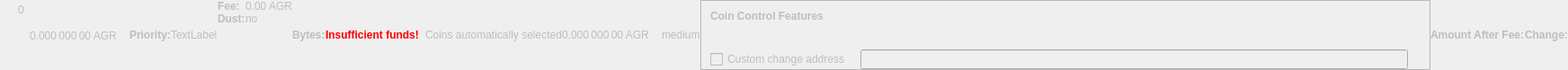
    <widget class="QWidget" name="dummyHideWidget" native="true">
     <property name="enabled">
      <bool>false</bool>
     </property>
     <property name="maximumSize">
      <size>
       <width>100</width>
       <height>22</height>
      </size>
     </property>
     <layout class="QHBoxLayout" name="dummyHideLayout">
      <property name="spacing">
       <number>0</number>
      </property>
      <property name="margin">
       <number>0</number>
      </property>
      <item>
       <layout class="QFormLayout" name="formLayoutCoinControl1">
        <property name="horizontalSpacing">
         <number>10</number>
        </property>
        <property name="verticalSpacing">
         <number>14</number>
        </property>
        <property name="leftMargin">
         <number>10</number>
        </property>
        <property name="topMargin">
         <number>4</number>
        </property>
        <property name="rightMargin">
         <number>6</number>
        </property>
        <item row="0" column="1">
         <widget class="QLabel" name="labelCoinControlBytes">
          <property name="cursor">
           <cursorShape>IBeamCursor</cursorShape>
          </property>
          <property name="contextMenuPolicy">
           <enum>Qt::ActionsContextMenu</enum>
          </property>
          <property name="text">
           <string notr="true">0</string>
          </property>
          <property name="textInteractionFlags">
           <set>Qt::LinksAccessibleByMouse|Qt::TextSelectableByKeyboard|Qt::TextSelectableByMouse</set>
          </property>
         </widget>
        </item>
       </layout>
      </item>
      <item>
       <widget class="QLabel" name="labelCoinControlAfterFee">
        <property name="enabled">
         <bool>false</bool>
        </property>
        <property name="sizePolicy">
         <sizepolicy hsizetype="Fixed" vsizetype="Fixed">
          <horstretch>0</horstretch>
          <verstretch>0</verstretch>
         </sizepolicy>
        </property>
        <property name="minimumSize">
         <size>
          <width>111</width>
          <height>12</height>
         </size>
        </property>
        <property name="maximumSize">
         <size>
          <width>111</width>
          <height>12</height>
         </size>
        </property>
        <property name="cursor">
         <cursorShape>IBeamCursor</cursorShape>
        </property>
        <property name="contextMenuPolicy">
         <enum>Qt::ActionsContextMenu</enum>
        </property>
        <property name="text">
         <string notr="true">0.000 000 00 AGR</string>
        </property>
        <property name="textInteractionFlags">
         <set>Qt::LinksAccessibleByMouse|Qt::TextSelectableByKeyboard|Qt::TextSelectableByMouse</set>
        </property>
       </widget>
      </item>
      <item>
       <widget class="QLabel" name="labelCoinControlPriorityText">
        <property name="enabled">
         <bool>false</bool>
        </property>
        <property name="font">
         <font>
          <weight>75</weight>
          <bold>true</bold>
         </font>
        </property>
        <property name="text">
         <string>Priority:</string>
        </property>
       </widget>
      </item>
      <item>
       <layout class="QHBoxLayout" name="horizontalLayout">
        <item>
         <widget class="QLabel" name="WarningLabel">
          <property name="text">
           <string>TextLabel</string>
          </property>
         </widget>
        </item>
       </layout>
      </item>
      <item>
       <layout class="QFormLayout" name="formLayoutCoinControl3">
        <property name="horizontalSpacing">
         <number>0</number>
        </property>
        <property name="verticalSpacing">
         <number>0</number>
        </property>
        <property name="leftMargin">
         <number>0</number>
        </property>
        <property name="topMargin">
         <number>0</number>
        </property>
        <property name="rightMargin">
         <number>0</number>
        </property>
        <item row="0" column="0">
         <widget class="QLabel" name="labelCoinControlFeeText">
          <property name="enabled">
           <bool>false</bool>
          </property>
          <property name="font">
           <font>
            <weight>75</weight>
            <bold>true</bold>
           </font>
          </property>
          <property name="text">
           <string>Fee:</string>
          </property>
          <property name="margin">
           <number>0</number>
          </property>
         </widget>
        </item>
        <item row="0" column="1">
         <widget class="QLabel" name="labelCoinControlFee">
          <property name="enabled">
           <bool>false</bool>
          </property>
          <property name="cursor">
           <cursorShape>IBeamCursor</cursorShape>
          </property>
          <property name="contextMenuPolicy">
           <enum>Qt::ActionsContextMenu</enum>
          </property>
          <property name="text">
           <string notr="true">0.00 AGR</string>
          </property>
          <property name="textInteractionFlags">
           <set>Qt::LinksAccessibleByMouse|Qt::TextSelectableByKeyboard|Qt::TextSelectableByMouse</set>
          </property>
         </widget>
        </item>
        <item row="1" column="0">
         <widget class="QLabel" name="labelCoinControlLowOutputText">
          <property name="enabled">
           <bool>false</bool>
          </property>
          <property name="font">
           <font>
            <weight>75</weight>
            <bold>true</bold>
           </font>
          </property>
          <property name="text">
           <string>Dust:</string>
          </property>
         </widget>
        </item>
        <item row="1" column="1">
         <widget class="QLabel" name="labelCoinControlLowOutput">
          <property name="enabled">
           <bool>false</bool>
          </property>
          <property name="cursor">
           <cursorShape>IBeamCursor</cursorShape>
          </property>
          <property name="contextMenuPolicy">
           <enum>Qt::ActionsContextMenu</enum>
          </property>
          <property name="text">
           <string>no</string>
          </property>
          <property name="textInteractionFlags">
           <set>Qt::LinksAccessibleByMouse|Qt::TextSelectableByKeyboard|Qt::TextSelectableByMouse</set>
          </property>
         </widget>
        </item>
       </layout>
      </item>
      <item>
       <widget class="QLabel" name="labelCoinControlBytesText">
        <property name="enabled">
         <bool>false</bool>
        </property>
        <property name="font">
         <font>
          <weight>75</weight>
          <bold>true</bold>
         </font>
        </property>
        <property name="text">
         <string>Bytes:</string>
        </property>
       </widget>
      </item>
      <item>
       <layout class="QFormLayout" name="formLayoutCoinControl2">
        <property name="horizontalSpacing">
         <number>0</number>
        </property>
        <property name="verticalSpacing">
         <number>0</number>
        </property>
        <property name="leftMargin">
         <number>0</number>
        </property>
        <property name="topMargin">
         <number>0</number>
        </property>
        <property name="rightMargin">
         <number>0</number>
        </property>
       </layout>
      </item>
      <item>
       <layout class="QHBoxLayout" name="horizontalLayoutCoinControl2">
        <property name="spacing">
         <number>0</number>
        </property>
        <property name="bottomMargin">
         <number>0</number>
        </property>
       </layout>
      </item>
      <item>
       <widget class="QLabel" name="labelCoinControlInsuffFunds">
        <property name="enabled">
         <bool>false</bool>
        </property>
        <property name="minimumSize">
         <size>
          <width>0</width>
          <height>0</height>
         </size>
        </property>
        <property name="font">
         <font>
          <weight>75</weight>
          <bold>true</bold>
         </font>
        </property>
        <property name="styleSheet">
         <string notr="true">color:red;font-weight:bold;</string>
        </property>
        <property name="text">
         <string>Insufficient funds!</string>
        </property>
        <property name="margin">
         <number>5</number>
        </property>
       </widget>
      </item>
      <item>
       <layout class="QFormLayout" name="formLayoutCoinControl4">
        <property name="horizontalSpacing">
         <number>0</number>
        </property>
        <property name="verticalSpacing">
         <number>0</number>
        </property>
        <property name="leftMargin">
         <number>0</number>
        </property>
        <property name="topMargin">
         <number>0</number>
        </property>
        <property name="rightMargin">
         <number>0</number>
        </property>
       </layout>
      </item>
      <item>
       <widget class="QLabel" name="labelCoinControlChangeLabel">
        <property name="enabled">
         <bool>false</bool>
        </property>
        <property name="sizePolicy">
         <sizepolicy hsizetype="Preferred" vsizetype="Expanding">
          <horstretch>0</horstretch>
          <verstretch>0</verstretch>
         </sizepolicy>
        </property>
        <property name="minimumSize">
         <size>
          <width>0</width>
          <height>0</height>
         </size>
        </property>
        <property name="text">
         <string/>
        </property>
        <property name="margin">
         <number>3</number>
        </property>
       </widget>
      </item>
      <item>
       <widget class="QLabel" name="labelCoinControlAutomaticallySelected">
        <property name="enabled">
         <bool>false</bool>
        </property>
        <property name="sizePolicy">
         <sizepolicy hsizetype="Fixed" vsizetype="Fixed">
          <horstretch>0</horstretch>
          <verstretch>0</verstretch>
         </sizepolicy>
        </property>
        <property name="minimumSize">
         <size>
          <width>0</width>
          <height>0</height>
         </size>
        </property>
        <property name="maximumSize">
         <size>
          <width>240</width>
          <height>16777215</height>
         </size>
        </property>
        <property name="text">
         <string>Coins automatically selected</string>
        </property>
        <property name="margin">
         <number>5</number>
        </property>
       </widget>
      </item>
      <item>
       <widget class="QLabel" name="labelCoinControlChange">
        <property name="enabled">
         <bool>false</bool>
        </property>
        <property name="sizePolicy">
         <sizepolicy hsizetype="Fixed" vsizetype="Fixed">
          <horstretch>0</horstretch>
          <verstretch>0</verstretch>
         </sizepolicy>
        </property>
        <property name="minimumSize">
         <size>
          <width>111</width>
          <height>0</height>
         </size>
        </property>
        <property name="maximumSize">
         <size>
          <width>111</width>
          <height>16777215</height>
         </size>
        </property>
        <property name="cursor">
         <cursorShape>IBeamCursor</cursorShape>
        </property>
        <property name="contextMenuPolicy">
         <enum>Qt::ActionsContextMenu</enum>
        </property>
        <property name="text">
         <string notr="true">0.000 000 00 AGR</string>
        </property>
        <property name="textInteractionFlags">
         <set>Qt::LinksAccessibleByMouse|Qt::TextSelectableByKeyboard|Qt::TextSelectableByMouse</set>
        </property>
       </widget>
      </item>
      <item>
       <widget class="QLabel" name="labelCoinControlPriority">
        <property name="enabled">
         <bool>false</bool>
        </property>
        <property name="cursor">
         <cursorShape>IBeamCursor</cursorShape>
        </property>
        <property name="contextMenuPolicy">
         <enum>Qt::ActionsContextMenu</enum>
        </property>
        <property name="text">
         <string>medium</string>
        </property>
        <property name="textInteractionFlags">
         <set>Qt::LinksAccessibleByMouse|Qt::TextSelectableByKeyboard|Qt::TextSelectableByMouse</set>
        </property>
       </widget>
      </item>
      <item>
       <widget class="QFrame" name="frameCoinControl">
        <property name="sizePolicy">
         <sizepolicy hsizetype="Expanding" vsizetype="Expanding">
          <horstretch>0</horstretch>
          <verstretch>0</verstretch>
         </sizepolicy>
        </property>
        <property name="maximumSize">
         <size>
          <width>16777215</width>
          <height>16777215</height>
         </size>
        </property>
        <property name="frameShape">
         <enum>QFrame::StyledPanel</enum>
        </property>
        <property name="frameShadow">
         <enum>QFrame::Sunken</enum>
        </property>
        <layout class="QVBoxLayout" name="verticalLayoutCoinControl2_2">
         <property name="spacing">
          <number>0</number>
         </property>
         <property name="margin">
          <number>0</number>
         </property>
         <item>
          <layout class="QVBoxLayout" name="verticalLayoutCoinControl" stretch="0,0,0,1">
           <property name="spacing">
            <number>0</number>
           </property>
           <property name="leftMargin">
            <number>10</number>
           </property>
           <property name="topMargin">
            <number>10</number>
           </property>
           <item>
            <layout class="QHBoxLayout" name="horizontalLayoutCoinControl1">
             <property name="bottomMargin">
              <number>15</number>
             </property>
             <item>
              <widget class="QLabel" name="labelCoinControlFeatures">
               <property name="enabled">
                <bool>false</bool>
               </property>
               <property name="sizePolicy">
                <sizepolicy hsizetype="Preferred" vsizetype="Maximum">
                 <horstretch>0</horstretch>
                 <verstretch>0</verstretch>
                </sizepolicy>
               </property>
               <property name="font">
                <font>
                 <weight>75</weight>
                 <bold>true</bold>
                </font>
               </property>
               <property name="styleSheet">
                <string notr="true">font-weight:bold;</string>
               </property>
               <property name="text">
                <string>Coin Control Features</string>
               </property>
              </widget>
             </item>
            </layout>
           </item>
           <item>
            <widget class="QWidget" name="widgetCoinControl" native="true">
             <property name="sizePolicy">
              <sizepolicy hsizetype="Preferred" vsizetype="Preferred">
               <horstretch>0</horstretch>
               <verstretch>0</verstretch>
              </sizepolicy>
             </property>
             <property name="minimumSize">
              <size>
               <width>0</width>
               <height>0</height>
              </size>
             </property>
             <property name="styleSheet">
              <string notr="true"/>
             </property>
             <layout class="QHBoxLayout" name="horizontalLayoutCoinControl5_2">
              <property name="margin">
               <number>0</number>
              </property>
              <item>
               <layout class="QHBoxLayout" name="horizontalLayoutCoinControl3">
                <property name="spacing">
                 <number>20</number>
                </property>
                <property name="topMargin">
                 <number>0</number>
                </property>
                <property name="bottomMargin">
                 <number>10</number>
                </property>
               </layout>
              </item>
             </layout>
            </widget>
           </item>
           <item>
            <layout class="QHBoxLayout" name="horizontalLayoutCoinControl4" stretch="0,0,0">
             <property name="spacing">
              <number>12</number>
             </property>
             <property name="sizeConstraint">
              <enum>QLayout::SetDefaultConstraint</enum>
             </property>
             <property name="topMargin">
              <number>5</number>
             </property>
             <property name="rightMargin">
              <number>5</number>
             </property>
             <item>
              <widget class="QCheckBox" name="checkBoxCoinControlChange">
               <property name="enabled">
                <bool>false</bool>
               </property>
               <property name="toolTip">
                <string>If this is activated, but the change address is empty or invalid, change will be sent to a newly generated address.</string>
               </property>
               <property name="text">
                <string>Custom change address</string>
               </property>
              </widget>
             </item>
             <item>
              <widget class="QValidatedLineEdit" name="lineEditCoinControlChange">
               <property name="enabled">
                <bool>false</bool>
               </property>
               <property name="sizePolicy">
                <sizepolicy hsizetype="Expanding" vsizetype="Fixed">
                 <horstretch>0</horstretch>
                 <verstretch>0</verstretch>
                </sizepolicy>
               </property>
              </widget>
             </item>
             <item>
              <widget class="QLabel" name="labelCoinControlChangeLabel_2">
               <property name="sizePolicy">
                <sizepolicy hsizetype="Preferred" vsizetype="Expanding">
                 <horstretch>0</horstretch>
                 <verstretch>0</verstretch>
                </sizepolicy>
               </property>
               <property name="minimumSize">
                <size>
                 <width>0</width>
                 <height>0</height>
                </size>
               </property>
               <property name="text">
                <string/>
               </property>
               <property name="margin">
                <number>3</number>
               </property>
              </widget>
             </item>
            </layout>
           </item>
           <item>
            <spacer name="verticalSpacerCoinControl">
             <property name="orientation">
              <enum>Qt::Vertical</enum>
             </property>
             <property name="sizeHint" stdset="0">
              <size>
               <width>800</width>
               <height>1</height>
              </size>
             </property>
            </spacer>
           </item>
          </layout>
         </item>
        </layout>
       </widget>
      </item>
      <item>
       <widget class="QLabel" name="labelCoinControlAfterFeeText">
        <property name="enabled">
         <bool>false</bool>
        </property>
        <property name="minimumSize">
         <size>
          <width>0</width>
          <height>0</height>
         </size>
        </property>
        <property name="maximumSize">
         <size>
          <width>16777215</width>
          <height>16777215</height>
         </size>
        </property>
        <property name="font">
         <font>
          <weight>75</weight>
          <bold>true</bold>
         </font>
        </property>
        <property name="text">
         <string>Amount After Fee:</string>
        </property>
        <property name="alignment">
         <set>Qt::AlignLeading|Qt::AlignLeft|Qt::AlignVCenter</set>
        </property>
        <property name="margin">
         <number>0</number>
        </property>
       </widget>
      </item>
      <item>
       <widget class="QLabel" name="labelCoinControlChangeText">
        <property name="enabled">
         <bool>false</bool>
        </property>
        <property name="sizePolicy">
         <sizepolicy hsizetype="Preferred" vsizetype="Preferred">
          <horstretch>0</horstretch>
          <verstretch>0</verstretch>
         </sizepolicy>
        </property>
        <property name="minimumSize">
         <size>
          <width>0</width>
          <height>0</height>
         </size>
        </property>
        <property name="maximumSize">
         <size>
          <width>16777215</width>
          <height>16777215</height>
         </size>
        </property>
        <property name="font">
         <font>
          <weight>75</weight>
          <bold>true</bold>
         </font>
        </property>
        <property name="text">
         <string>Change:</string>
        </property>
        <property name="alignment">
         <set>Qt::AlignLeading|Qt::AlignLeft|Qt::AlignVCenter</set>
        </property>
       </widget>
      </item>
     </layout>
    </widget>
